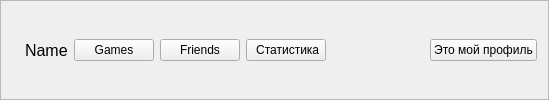
    <widget class="QFrame" name="FrameProfileButtons">
     <property name="minimumSize">
      <size>
       <width>0</width>
       <height>41</height>
      </size>
     </property>
     <property name="frameShape">
      <enum>QFrame::StyledPanel</enum>
     </property>
     <property name="frameShadow">
      <enum>QFrame::Raised</enum>
     </property>
     <layout class="QHBoxLayout" name="horizontalLayout_16">
      <item>
       <widget class="QLabel" name="LabelAvatarMinimize">
        <property name="text">
         <string notr="true"/>
        </property>
       </widget>
      </item>
      <item>
       <widget class="LabelLight" name="LabelNameMinimize">
        <property name="font">
         <font>
          <pointsize>12</pointsize>
          <bold>false</bold>
         </font>
        </property>
        <property name="text">
         <string notr="true">Name</string>
        </property>
       </widget>
      </item>
      <item>
       <widget class="QPushButton" name="ButtonGames">
        <property name="enabled">
         <bool>true</bool>
        </property>
        <property name="styleSheet">
         <string notr="true"/>
        </property>
        <property name="text">
         <string notr="true">Games</string>
        </property>
        <property name="checked">
         <bool>false</bool>
        </property>
       </widget>
      </item>
      <item>
       <widget class="QPushButton" name="ButtonFriends">
        <property name="text">
         <string notr="true">Friends</string>
        </property>
       </widget>
      </item>
      <item>
       <widget class="QPushButton" name="ButtonStatistics">
        <property name="text">
         <string notr="true"> Статистика</string>
        </property>
       </widget>
      </item>
      <item>
       <spacer name="horizontalSpacer_4">
        <property name="orientation">
         <enum>Qt::Horizontal</enum>
        </property>
        <property name="sizeHint" stdset="0">
         <size>
          <width>98</width>
          <height>17</height>
         </size>
        </property>
       </spacer>
      </item>
      <item>
       <widget class="QPushButton" name="ButtonSetProfile">
        <property name="text">
         <string>Это мой профиль</string>
        </property>
       </widget>
      </item>
     </layout>
    </widget>
